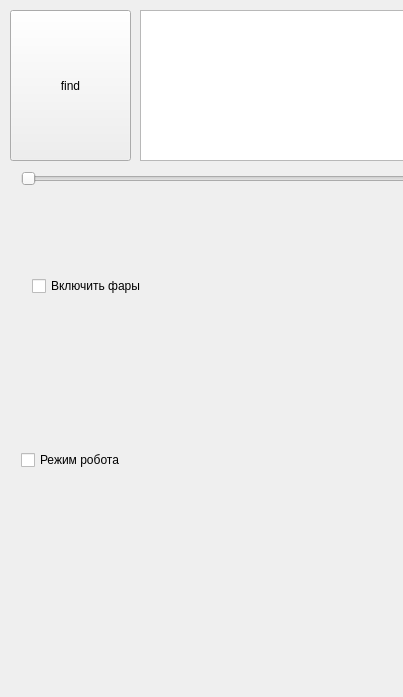
<?xml version="1.0" encoding="UTF-8"?>
<ui version="4.0">
 <class>MainWindow</class>
 <widget class="QMainWindow" name="MainWindow">
  <property name="geometry">
   <rect>
    <x>0</x>
    <y>0</y>
    <width>403</width>
    <height>697</height>
   </rect>
  </property>
  <property name="windowTitle">
   <string>MainWindow</string>
  </property>
  <widget class="QWidget" name="centralWidget">
   <layout class="QVBoxLayout" name="verticalLayout">
    <property name="leftMargin">
     <number>0</number>
    </property>
    <property name="topMargin">
     <number>0</number>
    </property>
    <property name="rightMargin">
     <number>0</number>
    </property>
    <property name="bottomMargin">
     <number>0</number>
    </property>
    <item>
     <widget class="JoyPad" name="widget" native="true">
      <widget class="QWidget" name="layoutWidget">
       <property name="geometry">
        <rect>
         <x>10</x>
         <y>160</y>
         <width>1031</width>
         <height>231</height>
        </rect>
       </property>
       <layout class="QVBoxLayout" name="allWiget">
        <item>
         <widget class="QSlider" name="speedSlider">
          <property name="orientation">
           <enum>Qt::Horizontal</enum>
          </property>
         </widget>
        </item>
        <item>
         <widget class="QWidget" name="buttonWidget" native="true">
          <layout class="QHBoxLayout" name="horizontalLayout">
           <item>
            <widget class="QCheckBox" name="headlights">
             <property name="text">
              <string>Включить фары</string>
             </property>
            </widget>
           </item>
           <item>
            <spacer name="horizontalSpacer">
             <property name="orientation">
              <enum>Qt::Horizontal</enum>
             </property>
             <property name="sizeHint" stdset="0">
              <size>
               <width>40</width>
               <height>20</height>
              </size>
             </property>
            </spacer>
           </item>
           <item>
            <widget class="QRadioButton" name="red">
             <property name="text">
              <string>Красный</string>
             </property>
            </widget>
           </item>
           <item>
            <spacer name="horizontalSpacer_2">
             <property name="orientation">
              <enum>Qt::Horizontal</enum>
             </property>
             <property name="sizeHint" stdset="0">
              <size>
               <width>40</width>
               <height>20</height>
              </size>
             </property>
            </spacer>
           </item>
           <item>
            <widget class="QRadioButton" name="white">
             <property name="text">
              <string>Белый</string>
             </property>
             <property name="iconSize">
              <size>
               <width>30</width>
               <height>30</height>
              </size>
             </property>
            </widget>
           </item>
          </layout>
         </widget>
        </item>
       </layout>
      </widget>
      <widget class="QListWidget" name="listWidget">
       <property name="geometry">
        <rect>
         <x>140</x>
         <y>10</y>
         <width>921</width>
         <height>151</height>
        </rect>
       </property>
      </widget>
      <widget class="QPushButton" name="find">
       <property name="geometry">
        <rect>
         <x>10</x>
         <y>10</y>
         <width>121</width>
         <height>151</height>
        </rect>
       </property>
       <property name="text">
        <string>find</string>
       </property>
      </widget>
      <widget class="QWidget" name="horizontalLayoutWidget">
       <property name="geometry">
        <rect>
         <x>10</x>
         <y>420</y>
         <width>871</width>
         <height>80</height>
        </rect>
       </property>
       <layout class="QHBoxLayout" name="horizontalLayout_2">
        <item>
         <widget class="QCheckBox" name="robot">
          <property name="text">
           <string>Режим робота</string>
          </property>
         </widget>
        </item>
        <item>
         <spacer name="horizontalSpacer_3">
          <property name="orientation">
           <enum>Qt::Horizontal</enum>
          </property>
          <property name="sizeHint" stdset="0">
           <size>
            <width>40</width>
            <height>20</height>
           </size>
          </property>
         </spacer>
        </item>
        <item>
         <widget class="QCheckBox" name="front_wheels">
          <property name="text">
           <string>Передние колёса</string>
          </property>
         </widget>
        </item>
       </layout>
      </widget>
     </widget>
    </item>
   </layout>
  </widget>
 </widget>
 <layoutdefault spacing="6" margin="11"/>
 <customwidgets>
  <customwidget>
   <class>JoyPad</class>
   <extends>QWidget</extends>
   <header>joypad.h</header>
   <container>1</container>
  </customwidget>
 </customwidgets>
 <resources/>
 <connections/>
</ui>
